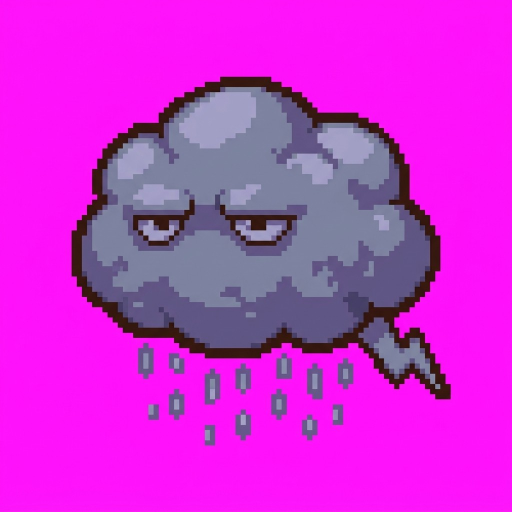
#> input picture art/gemini/squall_c.jpg, 1024 x 1024 px (shown at 1/2 size)
$ python fix_squall.py
#> lines starting #> are read from the running program, lines starting #| are printed output that depends on the picture; after the words box and inside, x2 and y2 are one past the last pixel; in counts of white or black regions, pixels touching at a corner belong together
#!/usr/bin/env python3
"""Squall's colours, fixed in the source without another Gemini image: the eye-whites (brighter than anything on
the cloud, inside two boxes) a pale glowing yellow, the lightning bolt (the box at the lower right) three yellows by
its own light. Reads art/gemini/squall_c.jpg, writes art/gemini/squall_c_fix.png (tools/art/make_sprites.sh)."""
from pathlib import Path
import numpy as np
from PIL import Image

ROOT = Path(__file__).resolve().parents[2]
a = np.asarray(Image.open(ROOT / "art/gemini/squall_c.jpg").convert("RGB")).astype(np.int32)
L = a.mean(2)
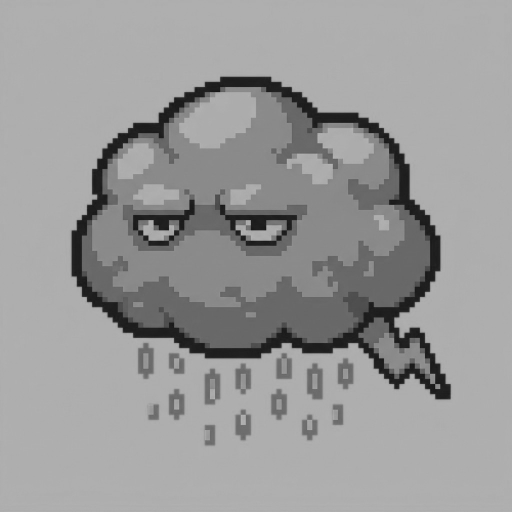
#> L: shape (1024, 1024) float64 (shown at 1/2 size); min 15.67, max 192.3, mean 153.5
magenta = (a[..., 0] > 200) & (a[..., 1] < 90) & (a[..., 2] > 200)
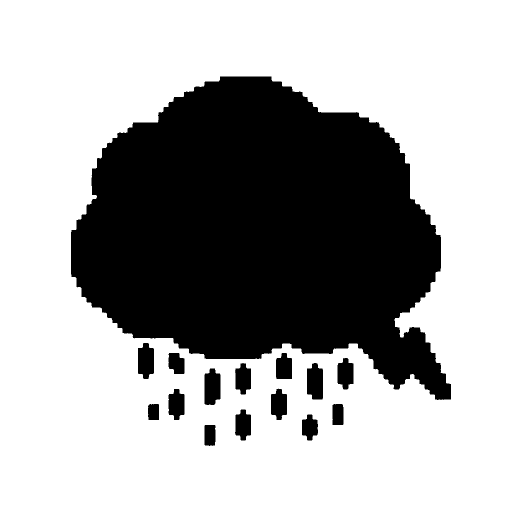
#> magenta: shape (1024, 1024) bool (shown at 1/2 size); 66.7% white; 15 black regions, largest, box (x1, y1, x2, y2) and area: (142, 153, 902, 800) 329015, (409, 737, 441, 810) 2008, (614, 726, 646, 799) 2004
out = a.copy()
yy, xx = np.mgrid[0:a.shape[0], 0:a.shape[1]]
for x0, x1, y0, y1 in ((255, 380, 420, 500), (450, 595, 420, 500)):      # the eyes (source pixels)
    box = (xx >= x0) & (xx < x1) & (yy >= y0) & (yy < y1) & ~magenta
    out[box & (L >= 165)] = (255, 236, 150)                                  # the whites: a glow
    out[box & (L >= 148) & (L < 165)] = (226, 182, 92)                       # their soft edge
#> this loop made 2 passes
#> pass 1, `box = (xx >= x0) & (xx < x1) & (yy >= y0) & (yy < y1) & ~magenta`:
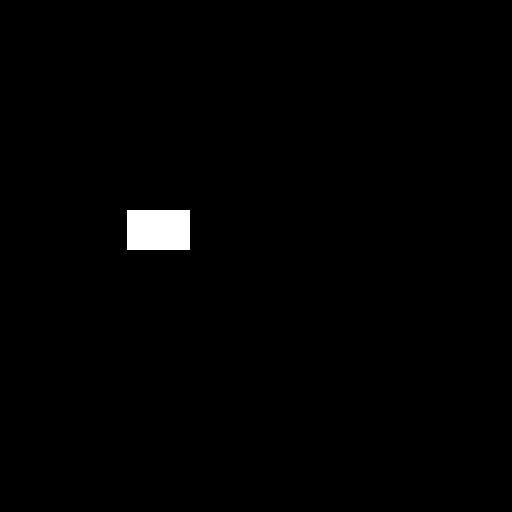
#> box: shape (1024, 1024) bool (shown at 1/2 size); 0.95% white; 1 white region, box (x1, y1, x2, y2) and area: (255, 420, 380, 500) 10000
#> pass 2, `box = (xx >= x0) & (xx < x1) & (yy >= y0) & (yy < y1) & ~magenta`:
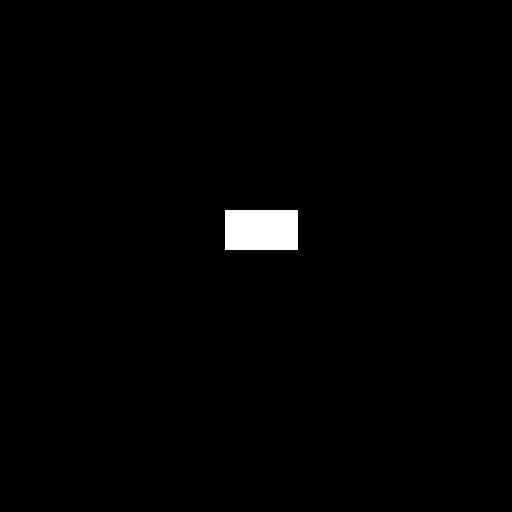
#> box: shape (1024, 1024) bool (shown at 1/2 size); 1.1% white; 1 white region, box (x1, y1, x2, y2) and area: (450, 420, 595, 500) 11600
bolt = (xx >= 712) & (xx < 912) & (yy >= 642) & (yy < 812) & ~magenta & (L >= 60)
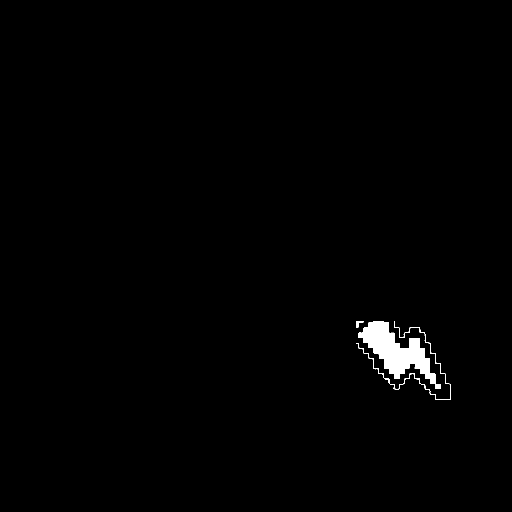
#> bolt: shape (1024, 1024) bool (shown at 1/2 size); 0.89% white; 3 white regions, box (x1, y1, x2, y2) and area: (717, 642, 881, 778) 8337, (712, 642, 902, 800) 884, (712, 642, 727, 655) 95
for lo, hi, c in ((60, 110, (206, 140, 26)), (110, 150, (250, 204, 56)), (150, 256, (255, 240, 150))):
    out[bolt & (L >= lo) & (L < hi)] = c
Image.fromarray(np.uint8(out)).save(ROOT / "art/gemini/squall_c_fix.png")
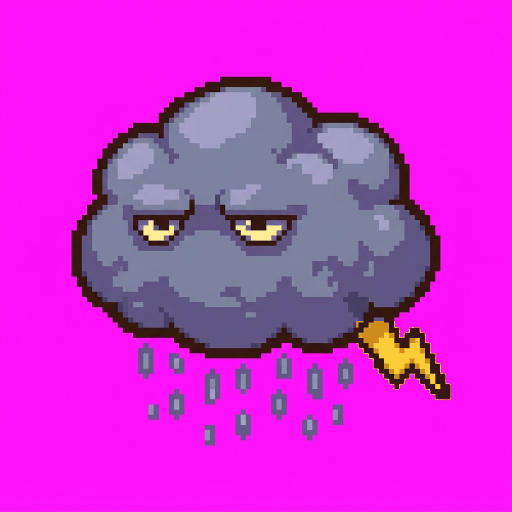
#> saved as squall_c_fix.png: PIL image 1024x1024 RGB (shown at 1/2 size); mean R, G, B 206.6, 45.6, 209.4
print("art/gemini/squall_c_fix.png")
